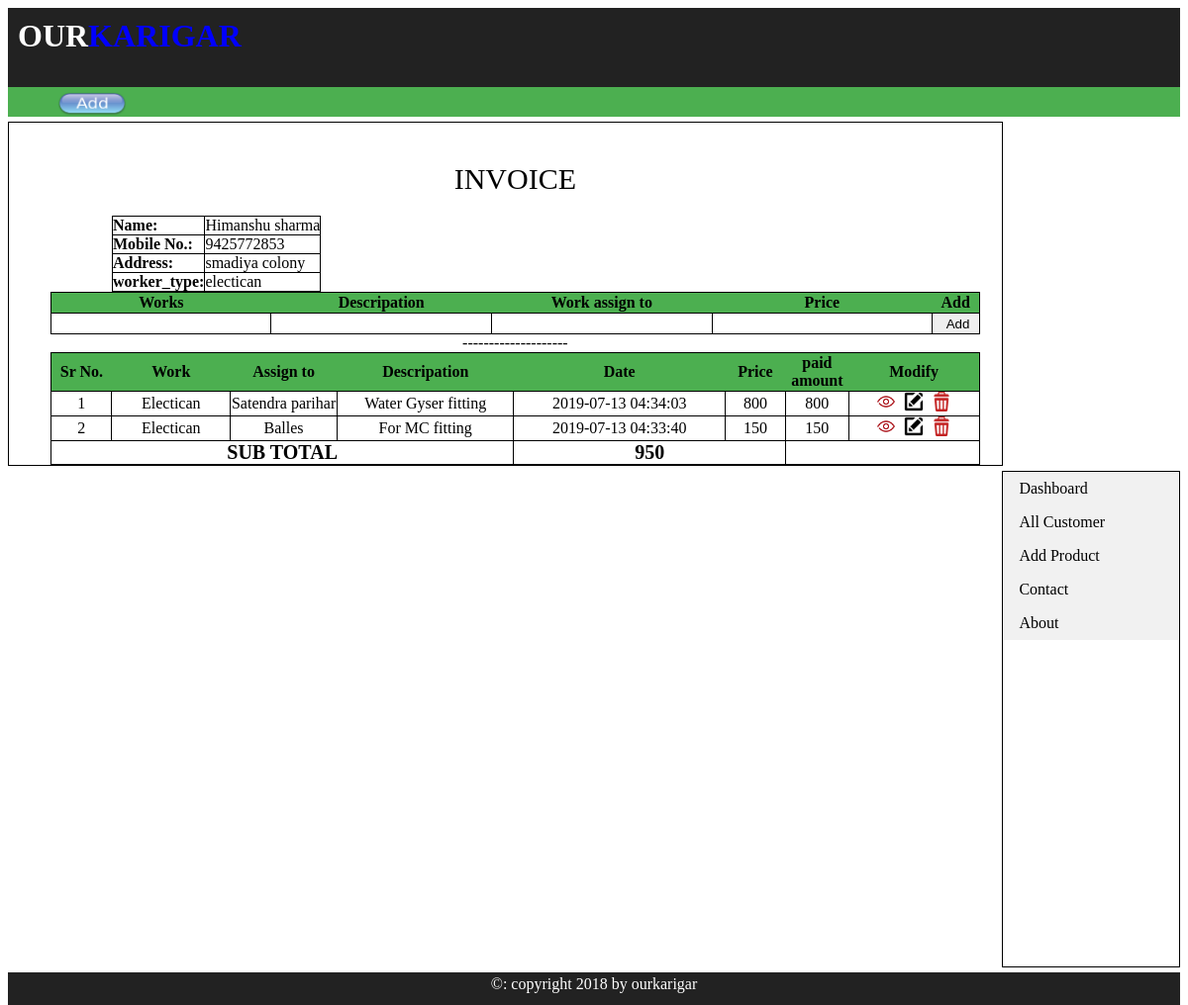
/addin_costumer.php?cos_id=21, run on the app's committed database.
### tables this page shows
CREATE TABLE `costumers` (
  `cos_id` int(10) NOT NULL,
  `cos_name` text NOT NULL,
  `mobile` varchar(15) NOT NULL,
  `worker_type` text NOT NULL,
  `p_status` text NOT NULL,
  `cos_address` text NOT NULL,
  `date` timestamp NOT NULL DEFAULT CURRENT_TIMESTAMP
);

CREATE TABLE `entery` (
  `entery_id` int(50) NOT NULL,
  `cos_id` int(50) NOT NULL,
  `date` timestamp NOT NULL DEFAULT CURRENT_TIMESTAMP,
  `work` text NOT NULL,
  `wr_desc` text NOT NULL,
  `price` int(20) NOT NULL,
  `paid_amount` varchar(10) NOT NULL,
  `assign_to` text NOT NULL
);

### addin_costumer.php (the view, shortened to what this page needs)
<?php
include("includes/db24.php");
?>
<html>
<head>
<head>
<?php
		$user = $_GET['cos_id'];
        $get_user = "select * from costumers where cos_id='$user'";
        $run_user = mysqli_query($con, $get_user);
        $row=mysqli_fetch_array($run_user);
      $cos_id=$row['cos_id'];
      $cos_name=$row['cos_name'];
	  $cos_address=$row['cos_address'];
	  $cos_worker_type=$row['worker_type'];
	  $cos_mob=$row['mobile'];
?>
</head>
 <body>
  <div class="header"><strong><font size=6 style="color:white";>OUR</font><font size=6 style="color:Blue";>KARIGAR</font></strong></div>
  <div class="navbar"><a href="add_costumer.php"><img src="images/add1.png" height="24" width="70"></a></div>
  <div class="left_content">
  <div align="center">
   <div style="font-size:30px; font-style:bolder;padding-bottom:20px;padding-top:20px;">
 INVOICE
   </div>
  <table style="float:left;margin-left:84px; ">
   <tr>
    <td><b>Name: </b></td><td><?php echo $cos_name;?></td>
	</tr>
	<tr>
    <td><b>Mobile No.: </b></td><td><?php echo $cos_mob;?></td>
	</tr>
	<tr>
    <td><b>Address: </b></td><td><?php echo $cos_address;?></td>
	</tr>
	<tr>
    <td><b>worker_type: </b></td><td><?php echo $cos_worker_type;?></td>
   </tr>
   </table>
   <table style="width:939px;">
   <tr>
   <th align="center">Works</th>
   <th align="center">Descripation</th>
   <th align="center">Work assign to</th>
   <th align="center">Price</th>
   <th>Add</th>
   </tr>
  <tr>
  <form method="post" action="addin_costumer.php?cos_id=<?php echo $cos_id; ?>" enctype="multipart/form-data">
  <td><input type="text" name="work" /></td>
  <td><input type="text" name="pro_desc" /></td>
  <td><input type="text" name="assignto" /></td>
  <td><input type="text" name="pro_price" /></td>
  <td><input type="submit" name="insert" value="Add" /></td>
  </form>
  </tr>
  </table>
 <div align="center">-------------------- </div>
			<table style="width:939px;">
			<tr>
			<th align="center" style="width:50px;">Sr No.</th>
            <th align="center" style="width:100px;">Work</th>
			<th align="center" style="width:90px;">Assign to</th>
			<th align="center" style="width:150px;">Descripation</th>
			<th align="center" style="width:180px;">Date</th>
			<th align="center" style="width:50px;">Price</th>
			<th align="center" style="width:50px;">paid amount</th>
			<th align="center" style="width:110px;">Modify</th>
			</tr>
<?php
      $p_user = $_GET['cos_id'];
       $i=0;
		$get_costumers="select*from entery WHERE cos_id='$p_user' order by 1 DESC;";
		$run_costumers=mysqli_query($con, $get_costumers);
		while ($row_costumers=mysqli_fetch_array($run_costumers)){
			$en_id = $row_costumers['entery_id'];
			$work = $row_costumers['work'];
			$assign_to = $row_costumers['assign_to'];
			$cos_desc = $row_costumers['wr_desc'];
			$amount = $row_costumers['price'];
			$paid_amount = $row_costumers['paid_amount'];
			$date = $row_costumers['date'];
			$i++;
	     ?>
			<tr>
			<td align="center" ><?php echo $i; ?></td>
            <td align="center" ><?php echo $work; ?></td>
            <td align="center" ><?php echo $assign_to; ?></td>
			<td align="center" ><?php echo $cos_desc; ?> </td>
			<td align="center" ><?php echo $date; ?></td>
			<td align="center" ><?php echo $amount; ?></td>
			<td align="center" ><?php echo $paid_amount; ?></td>
			<td align="center" >
			<a href="view_work.php?en_id=<?php echo $en_id; ?>"><img src="images/view.png"width="20"height="20"></a>&nbsp;
			<a href="edit_work.php?en_id=<?php echo $en_id; ?>"><img src="images/edit.png"width="20"height="20"></a>&nbsp;
			<a href="delete_work.php?en_id=<?php echo $en_id; ?>"><img src="images/delete.png" width="20"height="20"></a></td>
			</tr>
		<?php } ?>
		<tr>
		<?php
		$user=$_GET['cos_id'];
         $total=0;
			$pro_price="select*from entery WHERE cos_id='$user'";
			$run_pro_price=mysqli_query($con,$pro_price);
			while($p_price=mysqli_fetch_array($run_pro_price)){
			$amount=array($p_price['price']);
			$values=array_sum($amount);
			$total +=$values;
			}
		?>
		<td colspan="4" align="center" style="font-size:20px;"><b> SUB TOTAL </b></td><td colspan="2" align="center" style="font-size:20px;"><b> <?php echo $total ?> </b></td>
		</tr>
      </table>
   </div>
  </div>
  <div class="right_content">
    <ul>
	   <li><a href="index.php">Dashboard</a></li>
       <li><a href="all_costumer.php">All Customer</a></li>
       <li><a href="add_pro.php">Add Product</a></li>
       <li><a href="#contact">Contact</a></li>
       <li><a href="#about">About</a></li>
    </ul>
  </div>
  <div class="footer"><div align="center" class="footer_text">&copy: copyright 2018 by ourkarigar</div></div>
 </body>
</html>

### addin_costumer.php (style rules this page uses)
.header { padding-top:10px; padding-left:10px; height:70px; width:auto; background:#222; }
.navbar { padding-top:5px; padding-left:50px; height:25px; width:auto%; background:#4caf50; }
.left_content { float:left; padding-left:20px; padding-top:20px; margin-top:5px; height:auto; width:83%; background:#fff; border:1px solid black; }
table,td { padding:0px; border:1px solid black; border-collapse: collapse; }
th { background:#4caf50; }
.right_content { float:right; margin-top:5px; height:500px; width:15%; background:#fff; border:1px solid black; }
ul { list-style-type: none; margin: 0; padding: 0; width: 100%; background-color: #f1f1f1; }
li a { display: block; color: #000; padding: 8px 16px; text-decoration: none; }
.footer { margin-top:5px; padding-top:3px; float:left; height:30px; width:100%; background:#222; }
.footer_text { color:#fff; }
input { width:100%; height:20px; border:none; padding-left:10px; }

### data on the page
costumers: cos_name "Himanshu sharma", mobile "9425772853", cos_address "smadiya colony", worker_type "electican"
entery: work "Electican", assign_to "Satendra parihar", wr_desc "Water Gyser fitting", date "2019-07-13 04:34:03", price "800", paid_amount "800"
entery: work "Electican", assign_to "Balles", wr_desc "For MC fitting", date "2019-07-13 04:33:40", price "150", paid_amount "150"

### other printed values
$total "950"
